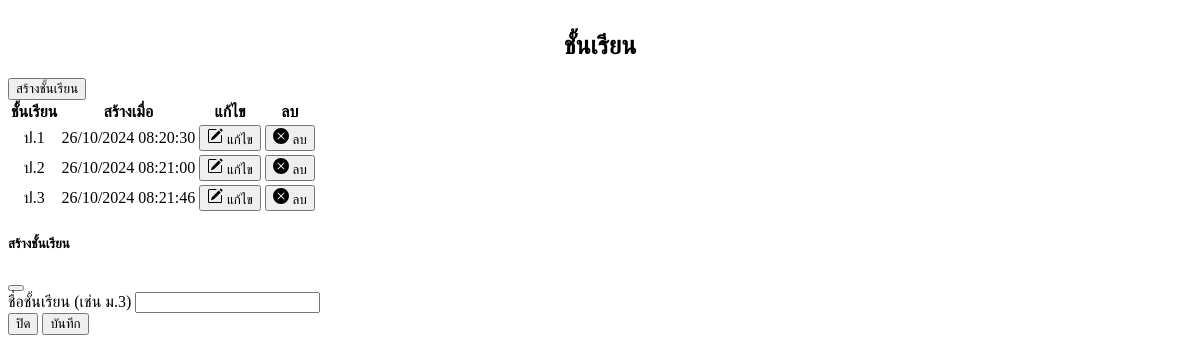
Page /src/auth/admin/grade_level.php on the earlier database version.
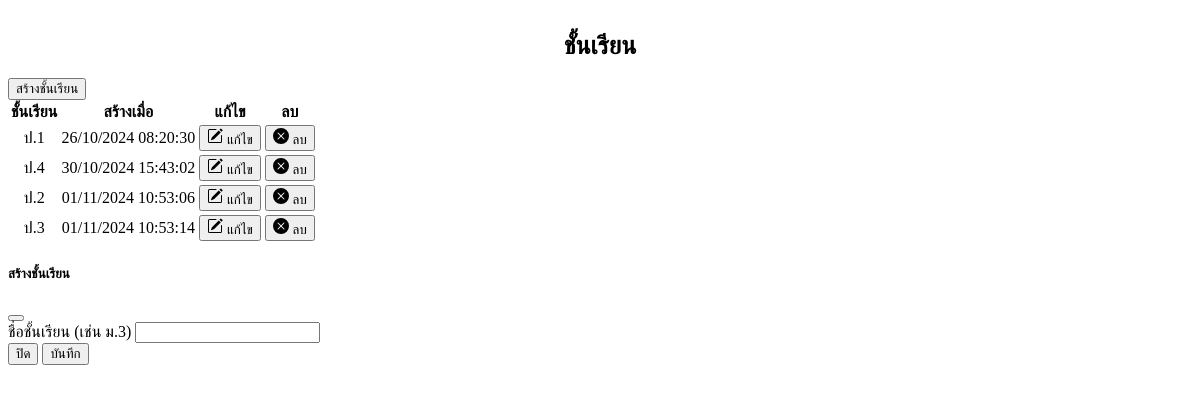
Same page on the later database version.
### tables this page shows
CREATE TABLE `grade_level` (
  `id` int(11) NOT NULL,
  `grade_level` varchar(255) DEFAULT NULL,
  `created_at` timestamp NOT NULL DEFAULT current_timestamp() ON UPDATE current_timestamp()
);

### src/auth/admin/grade_level.php (the view, shortened to what this page needs)
<!DOCTYPE html>
<html lang="th">
<head>
</head>
<body>
    <?php
    include '../config/ConnectDB.php';
    $grade_sql = "SELECT * FROM `grade_level`";
    $grade_result = $conn->query($grade_sql);
    ?>
    <div class="container-fluid">
        <div class="row">
            <div class="col d-flex align-items-stretch">
                <div class="card w-100">
                    <center>
                        <h1 class="card-title fw-semibold mb-4" style="margin-top: 2rem; font-size:25px">ชั้นเรียน</h1>
                    </center>
                    <div class="card-body p-4">
                        <button type="button" class="btn btn-outline-success m-1" data-bs-toggle="modal" data-bs-target="#addGradeLevelModal">
                            สร้างชั้นเรียน
                        </button>
                        <div class="table-responsive">
                            <table class="table text-nowrap mb-0 align-middle">
                                <thead class="text-dark fs-4">
                                    <tr>
                                        <th><center>ชั้นเรียน</center></th>
                                        <th><center>สร้างเมื่อ</center></th>
                                        <th><center>แก้ไข</center></th>
                                        <th><center>ลบ</center></th>
                                    </tr>
                                </thead>
                                <tbody>
                                    <?php while ($grade_row = mysqli_fetch_array($grade_result)) : ?>
                                        <tr>
                                            <td><center><?php echo $grade_row['grade_level'] ?></center></td>
                                            <td><center><?php echo date("d/m/Y H:i:s", strtotime($grade_row['created_at'])); ?></center></td>
                                            <td>
                                                <center>
                                                    <button type="button" class="btn btn-outline-warning m-1 editGradeBtn" data-id="<?php echo $grade_row['id']; ?>" data-level="<?php echo $grade_row['grade_level']; ?>">
                                                    &nbsp;แก้ไข
                                                    </button>
                                                </center>
                                            </td>
                                            <td>
                                                <center>
                                                    <button type="button" class="btn btn-outline-danger m-1 deleteGradeBtn" data-id="<?php echo $grade_row['id']; ?>" data-level="<?php echo $grade_row['grade_level']; ?>">
                                                        &nbsp;ลบ
                                                    </button>
                                                </center>
                                            </td>
                                        </tr>
                                    <?php endwhile ?>
                                </tbody>
                            </table>
                        </div>
                    </div>
                </div>
            </div>
        </div>
    </div>
    <div class="modal fade" id="addGradeLevelModal" tabindex="-1" aria-labelledby="addGradeLevelModalLabel" aria-hidden="true">
        <div class="modal-dialog">
            <div class="modal-content">
                <form id="addGradeForm">
                    <div class="modal-header">
                        <h5 class="modal-title">สร้างชั้นเรียน</h5>
                        <button type="button" class="btn-close" data-bs-dismiss="modal"></button>
                    </div>
                    <div class="modal-body">
                        <div class="mb-3">
                            <label class="form-label">ชื่อชั้นเรียน (เช่น ม.3)</label>
                            <input type="text" class="form-control" id="gradeLevel" name="grade_level" required>
                        </div>
                    </div>
                    <div class="modal-footer">
                        <button type="button" class="btn btn-secondary" data-bs-dismiss="modal">ปิด</button>
                        <button type="submit" class="btn btn-primary">บันทึก</button>
                    </div>
                </form>
            </div>
        </div>
    </div>
</body>
</html>

Differences in the rows shown:
removed grade_level: grade_level "ป.2", created_at "26/10/2024 08:21:00"
removed grade_level: grade_level "ป.3", created_at "26/10/2024 08:21:46"
added grade_level: grade_level "ป.4", created_at "30/10/2024 15:43:02"
added grade_level: grade_level "ป.2", created_at "01/11/2024 10:53:06"
added grade_level: grade_level "ป.3", created_at "01/11/2024 10:53:14"
